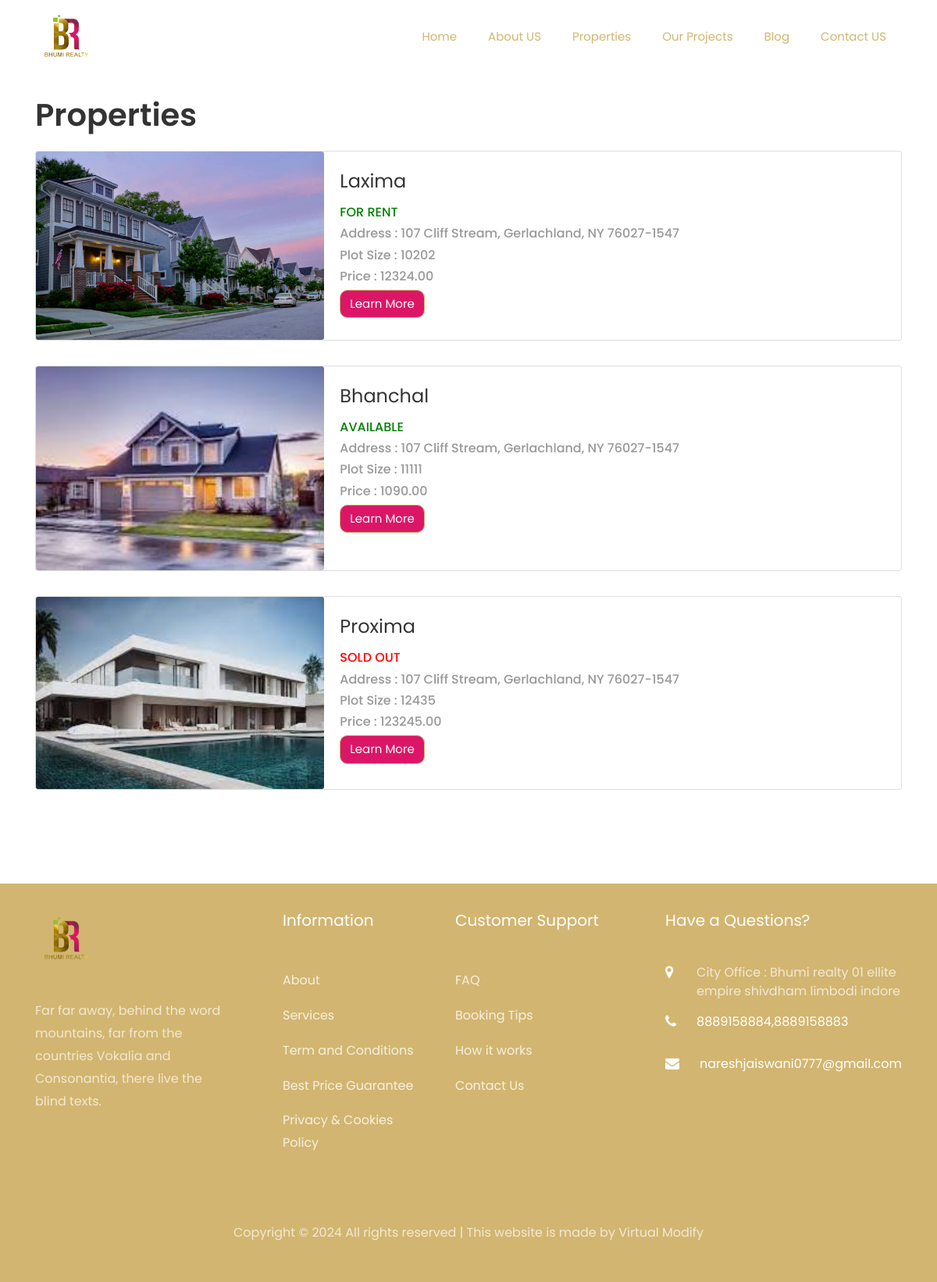
The app's page /assets/property/ with its own data.
### assets/models.py (models this page shows, shortened)
class Property(models.Model):
    class PropertyAvailability(models.TextChoices):
        SOLD_OUT="sold_out","SOLD OUT"
        FOR_RENT="for_rent","For Rent"
        FOR_SALE="for_sale","For Sale"
        AVAILABLE="available","Available"
    property_name = models.CharField(max_length=100)
    address = models.CharField(max_length=255)
    price = models.DecimalField(max_digits=10, decimal_places=2)
    no_of_bedrooms = models.IntegerField()
    no_of_bathrooms = models.IntegerField()
    square_footage = models.IntegerField()
    description = models.TextField()
    availability=models.CharField(max_length=20,choices=PropertyAvailability.choices,default=PropertyAvailability.AVAILABLE)
    main_photo = models.ImageField(
        upload_to="property_photos/"
    )
    created_at = models.DateTimeField(
        auto_now_add=True
    )
    updated_at = models.DateTimeField(
        auto_now=True
    )

### assets/views.py (the view)
# urls.py: path("property/",views.propertiesList,name="property_list"),
def propertiesList(request):
    if request.method == "GET":
        properties=Property.objects.all()
        return render(request,"property/property_list.html",context={"properties":properties})
    else:
        return redirect("home:home_view")

### assets/templatetags/custom_filters.py (called while the page is built)
@register.filter(name="replace_underscores")
def replace_underscores(value):
    return value.replace("_", " ")

### templates/property/property_list.html (shortened to what this page needs)
{% extends "index.html" %}
{% load custom_filters %}
{% load static %}
{% block content %}
{% include "includes/navbar.html" %}
<section class="ftco-section ftco-no-pt bg-white" style="margin-top:2%">
	<div class="container">
		<div class="row">
			<div class="col-md-12 heading-section text-start ftco-animate">
				<h2 class="mb-2">Properties</h2>
			</div>
		</div>
	</div>
    <div class="container">
    <div class="row">
        <div class="col-lg-12">
    <div class="row">
        {% for property in properties %}
        <div class="col-md-12 mb-4 mt-2">
            <div class="card">
                <div class="row no-gutters">
                    <div class="col-md-4">
                        <img src="{{property.main_photo.url}}" class="card-img" alt="...">
                    </div>
                    <div class="col-md-8">
                        <div class="card-body">
                            <h4 class="card-title">{{property.property_name}}</h4>
                            <h6 style="color:{% if property.availability == 'sold_out' %}red {% else %}green{% endif %}">{{property.availability|upper|replace_underscores}}</h6>
                            <h6>Address : {{property.address}}</h6>
                            <h6>Plot Size : {{property.square_footage}}</h6>
                            <h6>Price : {{property.price}}</h6>
                            <a href="{% url 'assets:property_detail' property.id %}" class="btn btn-primary">Learn More</a>
                        </div>
                    </div>
                </div>
            </div>
        </div>
        {% endfor %}
    </div>
</div>
    </div>
</div>
</section>
{% endblock content %}

### records on screen
Property: main_photo (picture), property_name "Laxima", availability "FOR RENT", address "107 Cliff Stream, Gerlachland, NY 76027-1547", square_footage "10202", price "12324.00"
Property: main_photo (picture), property_name "Bhanchal", availability "AVAILABLE", address "107 Cliff Stream, Gerlachland, NY 76027-1547", square_footage "11111", price "1090.00"
Property: main_photo (picture), property_name "Proxima", availability "SOLD OUT", address "107 Cliff Stream, Gerlachland, NY 76027-1547", square_footage "12435", price "123245.00"
